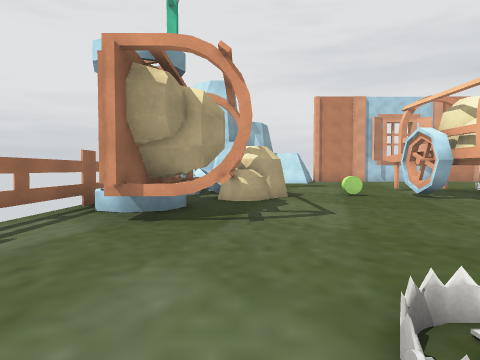
View 1 (above)

24 first-person views from a walk through a scene from a Unity 3-D project. The camera is 1.5 m above the floor, tilts 2° down and sees 75° across. The floor is counted in squares, 2 m on a side. Each view is taken from the middle of a square. On the plan, view 1 faces up. The plan holds only what a view shows up to about 10 squares ahead; the rest is blank. The place goes on beyond the plan. The player is left out. Some animated figures are not drawn. Some surface patterns are stand-ins.

View 2
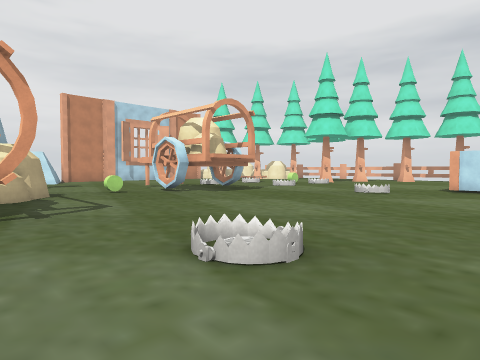

View 3
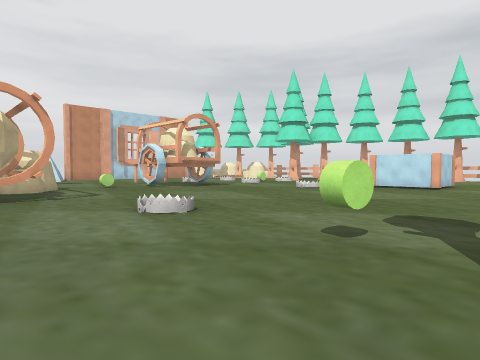

View 4
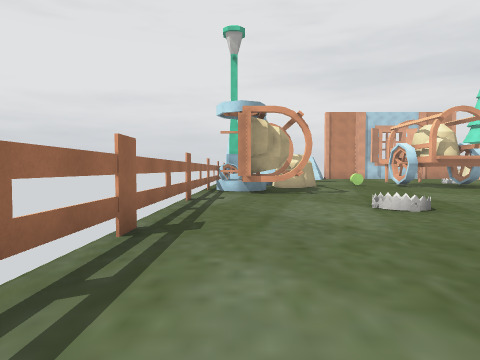

View 5
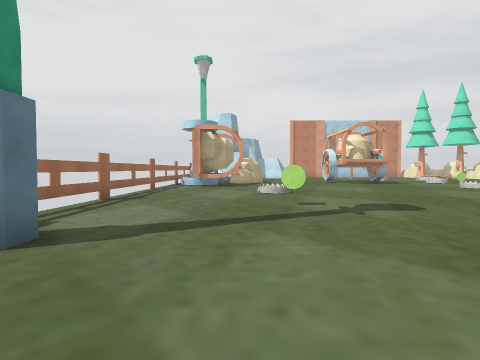

View 6
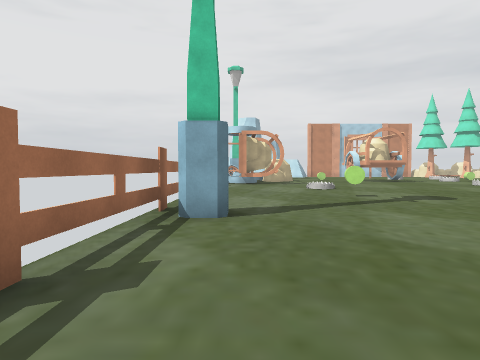

View 7
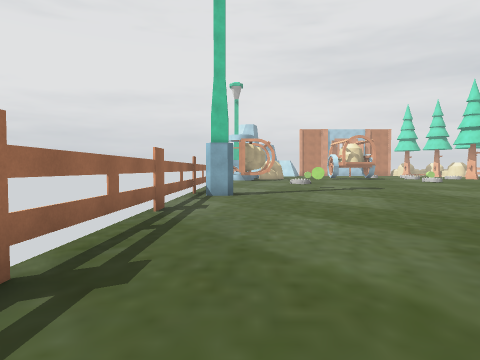

View 8
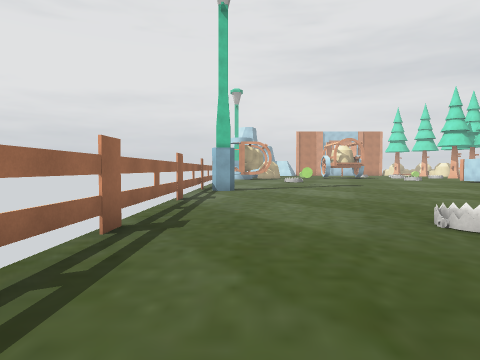

View 9
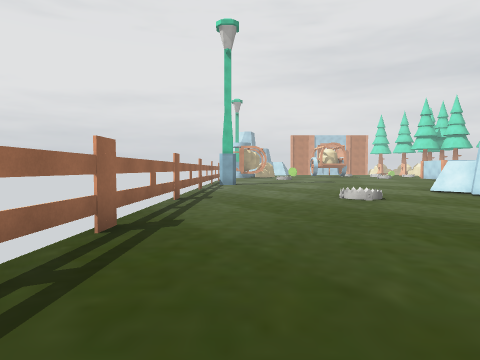

View 10
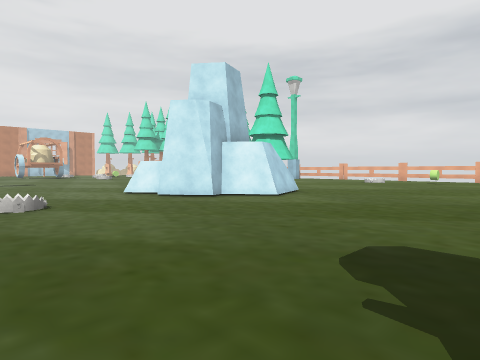

View 11
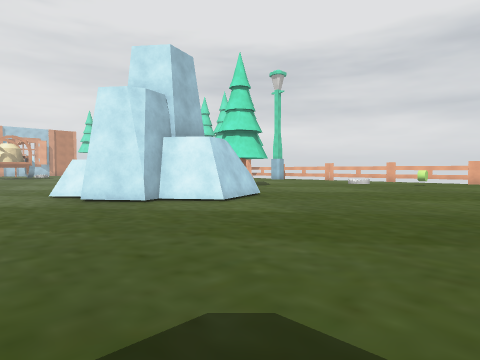

View 12
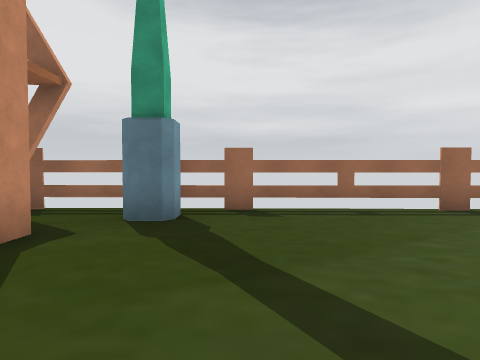

View 13
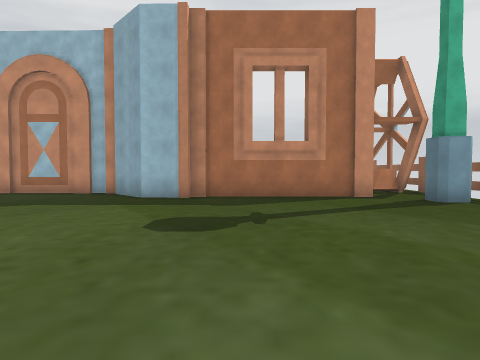

View 14
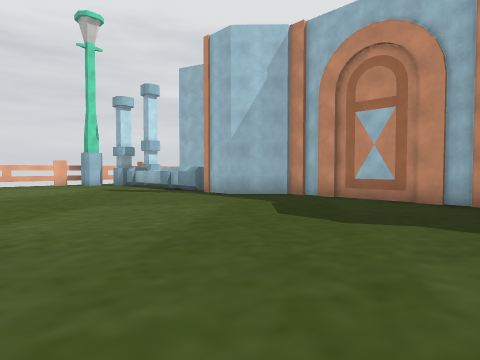

View 15
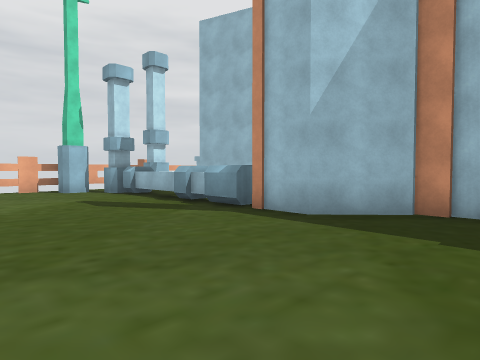

View 16
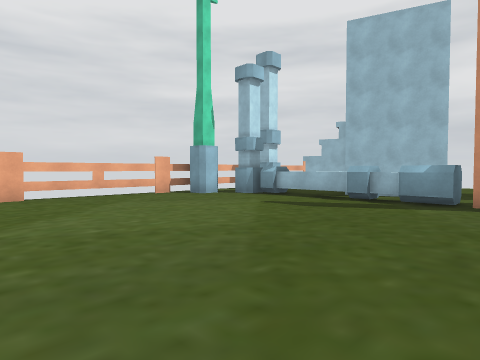

View 17
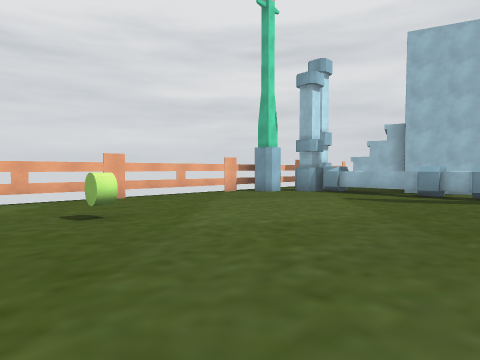

View 18
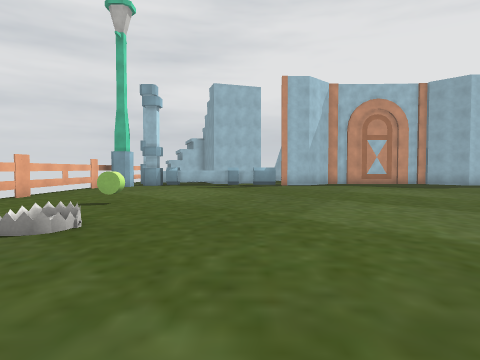

View 19
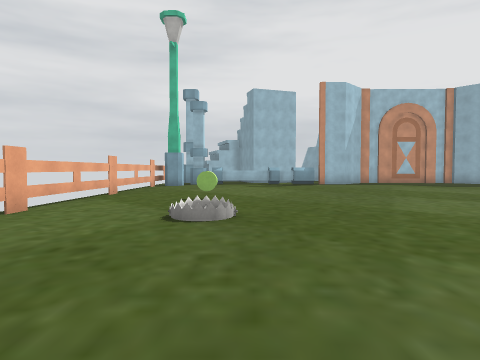

View 20
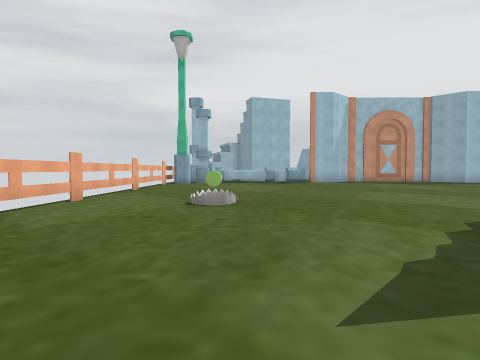

View 21
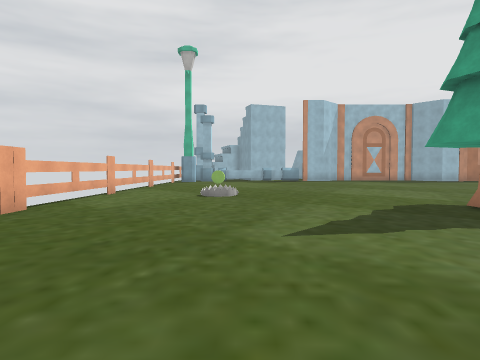

View 22
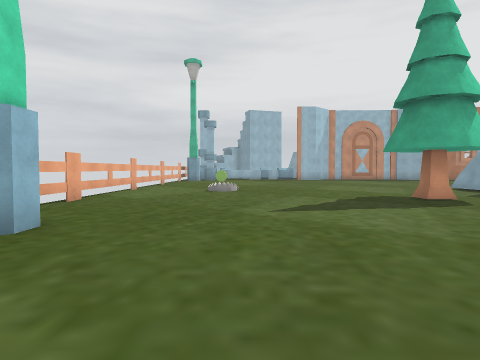

View 23
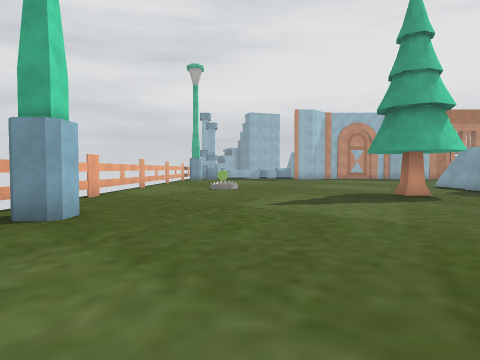

View 24
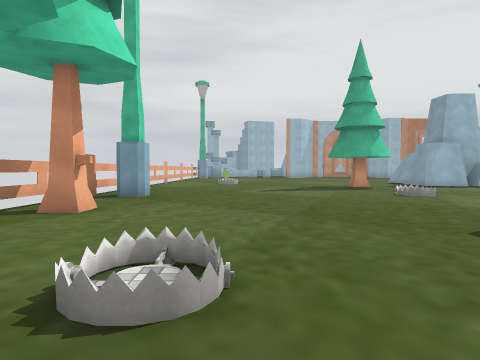

### Floor plan
Points are (right, up) in squares from view 1. A wall is a line through its corners. A room is listed if a view was taken in it or the views show most of it. See-through windows are left out.
Room 1 (views 1, 2, 3, 4, 5, 6, 7, 8, 9, 10, 11, 12, 13, 14, 15, 16, 17, 18, 19, 20, 21, 22, 23, 24)
walls: (5.1, -11.6) (4.4, -10.7); (8.6, -13.9) (6.8, -14.5); (6.3, -13.5) (6.1, -13.2); (5.9, -13.3) (5.5, -13.5) (4.6, -12.3) (5.2, -11.4) (4.6, -10.7); (7.1, -14.5) (6.5, -13.7); (11, 0.5) (11, 1.2); (19.6, -6.1) (19.6, -5.5) (20.2, -5.5); (-2.2, -5.5) (-2.2, -6.2) (-2.9, -6.2); (21.1, -3.7) (21.1, -2.3); (0, 4.4) (-2, 4.4); (13.4, -23.4) (18.6, -23.4) (18.6, -23.1); (3.5, -23.2) (4.6, -23.2) (5.7, -24.4); (10.6, -24.6) (11.8, -23.4) (12.9, -23.4); (5.8, -24.7) (10.6, -24.8); (15.1, -24.1) (15.1, -23.2); (-0.1, 7.4) (-0.5, 7.8); (20.7, -21.6) (21, -5.2); (0.9, 8.1) (0.3, 7.5); (19.6, -22.6) (19.6, -22) (20.2, -22); (14.5, -25.2) (16.3, -24.6); (0, 7.7) (-0.5, 7.7); (0.6, 8.1) (0.1, 8.1); (17.9, -24.1) (17.9, -23.2); (-3.2, -22) (-2.5, -22) (-2.5, -22.6); (-1.6, -23.4) (3.6, -23.4); (-1.7, 7.7) (-1.7, 4.1); (-3.1, 7.2) (-3.8, -25)
low walls: (5, -11.7) (4.4, -11); (6.8, -14.5) (5.9, -13.3); (0.3, 7.5) (-0.1, 7.4)
ways out: gap at (-2, 8); gap at (13, -24)
objects: other object (-3, 6); trap (1, -13); green cylinder (1, -2); trap (1, 1); other object (5, 8); trap (9, 3); tree (12, -10); trap (12, -7); green cylinder (18, -16); trap (18, -13); trap (18, 1); tree (20, -3); tree (20, 0)

Positions as (right, up) in squares from view 1, and headings:
1: (0, 0), facing up
2: (-1, -1), facing up-right
3: (-2, -4), facing up-right
4: (-2, -5), facing up
5: (0, -9), facing up
6: (-2, -11), facing up
7: (-2, -15), facing up
8: (-2, -17), facing up
9: (-2, -21), facing up
10: (0, -20), facing up-right
11: (2, -20), facing up-right
12: (2, -21), facing left
13: (2, -15), facing down
14: (5, -17), facing down-right
15: (9, -19), facing down-right
16: (12, -16), facing down-right
17: (13, -14), facing down-right
18: (15, -9), facing down
19: (17, -8), facing down
20: (17, -6), facing down
21: (17, -4), facing down
22: (17, -2), facing down
23: (17, -1), facing down
24: (17, 3), facing down
